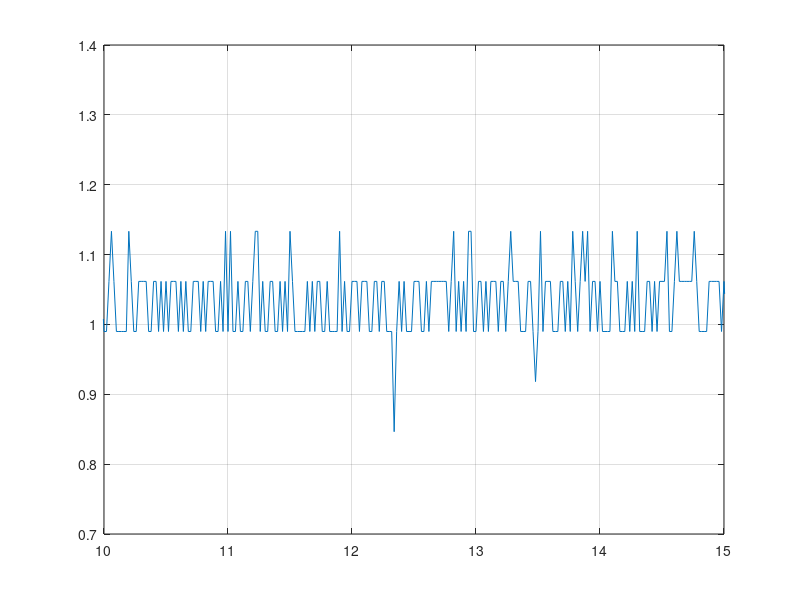
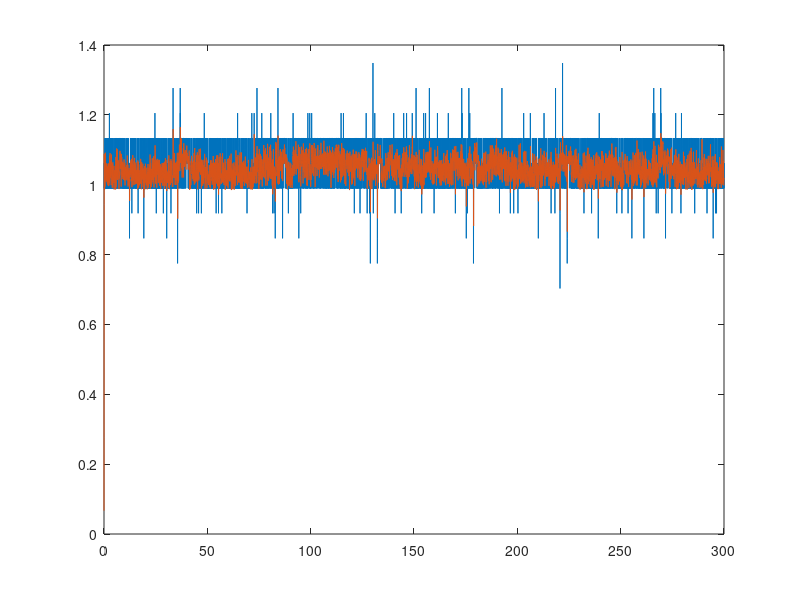

MATLAB code for these plots, in order: (Note: this script raises an error after producing the figures.)
clear; clc; close all;
load('Mediciones/medicion_v2');

figure;
plot(t, pos); grid on;
xlim([10, 15]);


Ts = 0.02;
fs = 1/Ts;

f_filtro = 5; %frecuencia de corte del filtro (en Hz)

orden = 2;
Wn = f_filtro/(fs/2);   % Frecuencia normalizada

[b, a] = butter(orden, Wn, 'low');

% Filtrado
pos_filtrada = filter(b, a, pos);

% Comparación
figure;
plot(t, pos, 'DisplayName', 'Posición original');
hold on;
plot(t, pos_filtrada, 'DisplayName', 'Posición filtrada'); hold on;
yline(mean(pos), 'r--', 'DisplayName', 'Media', 'LineWidth', 2);
grid on;

xlabel('Tiempo [s]');
ylabel('Posición [cm]');
legend;
xlim([100 200]);

std_original = std(pos);
std_filtrada = std(pos_filtrada);

fprintf('Potencia original %.4f\n', std_original);
fprintf('Potencia filtrada %.4f\n', std_filtrada);
fprintf('Proporción %.4f\n', std_filtrada/std_original);
